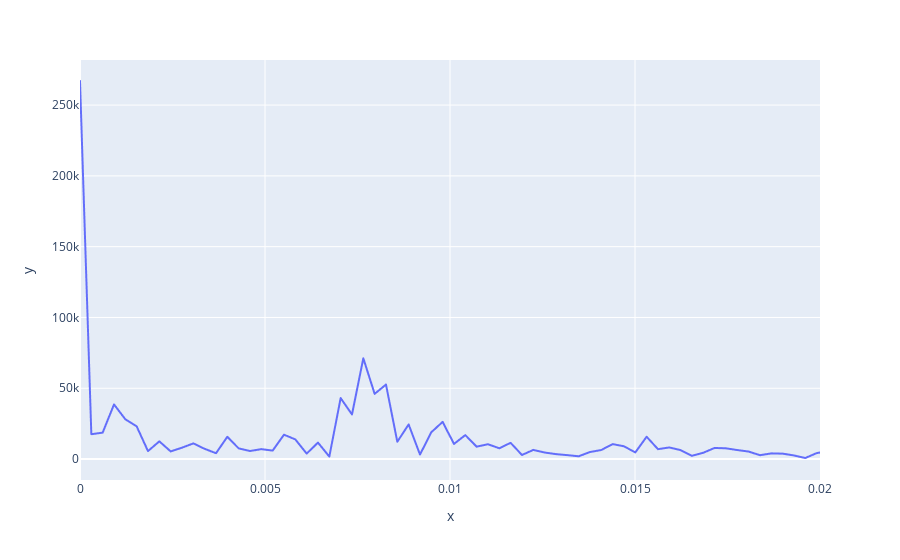

Notebook source saved alongside this figure:
### Markdown cell above
## (a)

Do an appropriate Fourier analysis to determine the main cylce of solar activity. What's the period?

### Code cell
y = spot.Monthly.to_numpy()
yf = fft(y)
xf = fftfreq(y.size)
xf = fftshift(xf)
yplot = fftshift(yf)
fig = px.line(x = xf,y = np.abs(yplot))
fig.update_xaxes(range=[0,0.02])

### Figure 1 — Plotly figure (JSON) as saved in the notebook; plotly's stock layout.template omitted (floating-point values rounded to 4 significant figures; data arrays with more than 128 entries replaced by an {"elided": "..."} marker saying what was removed)
{"data": [{"hovertemplate": "x=%{x}<br>y=%{y}<extra></extra>", "legendgroup": "", "line": {"color": "#636efa", "dash": "solid"}, "marker": {"symbol": "circle"}, "mode": "lines", "name": "", "showlegend": false, "type": "scattergl", "x": {"elided": "3265 float values"}, "xaxis": "x", "y": {"elided": "3265 float values"}, "yaxis": "y"}], "layout": {"legend": {"tracegroupgap": 0}, "margin": {"t": 60}, "xaxis": {"anchor": "y", "domain": [0, 1], "range": [0, 0.02], "title": {"text": "x"}}, "yaxis": {"anchor": "x", "domain": [0, 1], "title": {"text": "y"}}}}
